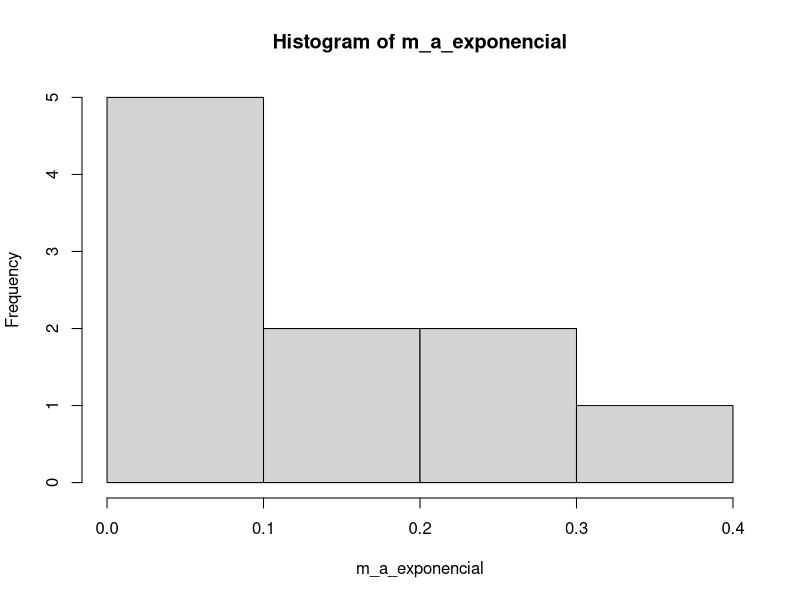
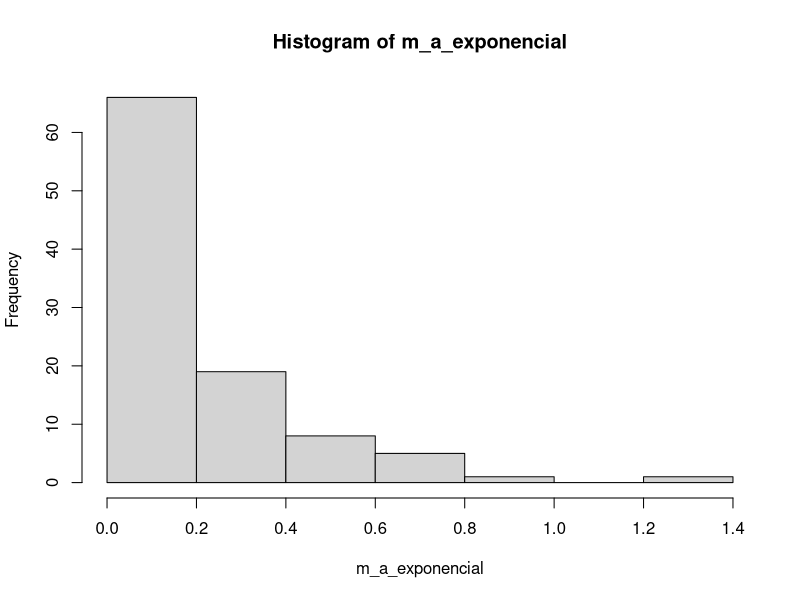
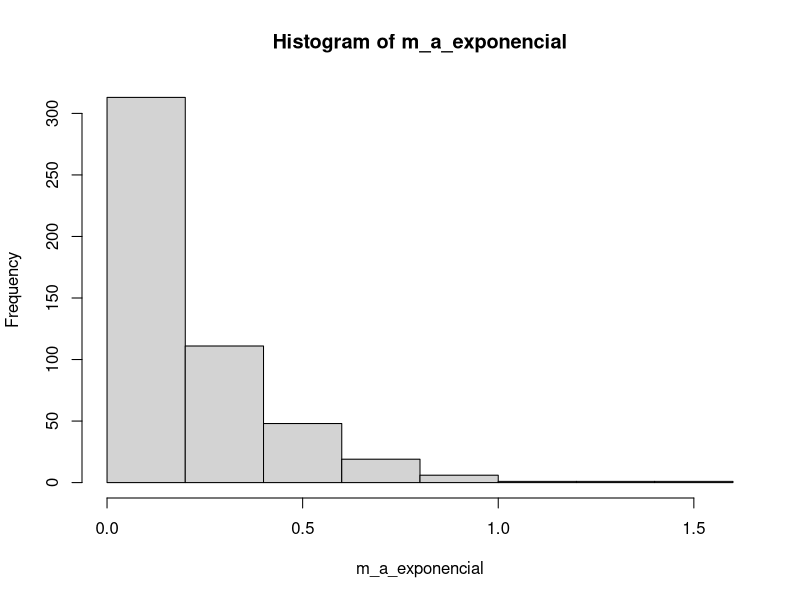

The R source for these figures, in order: (Note: a time limit stopped this script after it produced the figures.)
x <- c(480.5033, 151.2696, 37.1686, 147.8196, 311.9625, 245.7312, 25.8936, 1328.6803, 8.82, 66.0797, 112.1126, 338.2566, 
       393.5251, 113.2318, 45.1083, 315.411, 54.9601, 109.5206, 238.4002, 140.5416, 279.9851, 76.1324, 118.2646, 49.8022,
       199.078, 96.8138, 83.6227, 46.9447, 530.5744, 242.2817, 25.7543, 95.1236, 16.726, 19.1484, 104.8183, 64.7622, 
       134.0152, 4.3256, 84.7861, 17.1871, 63.4184, 29.425, 79.8002, 65.2496, 26.8381, 104.4241, 149.965, 43.1056, 
       215.5325, 52.124, 90.7957, 32.6949, 60.6023, 21.4754, 3.4372, 217.2645, 660.9188, 19.0902, 84.9835, 126.4881, 
       353.9214, 222.0169, 27.6702, 86.4604, 26.4005, 7.2625, 14.516, 73.2424, 28.9211, 168.8319, 92.2618, 523.264, 
       95.9938, 43.0798, 57.7511, 571.3289, 121.6107, 515.5202, 80.1894, 11.436, 425.4268, 385.9359, 127.6781, 234.5885, 
       107.8463, 17.5475, 26.0558, 94.6805, 135.9521, 125.991, 80.2271, 22.8104, 111.8666, 111.2891, 73.0855, 134.0027, 
       46.794, 423.9612, 166.4607, 108.5671, 222.6103, 121.794, 33.0753, 7134.8657, 81.7411, 58.5533, 3.9149, 17.2704, 
       35.1165, 61.6039, 13.8661, 307.1884, 17.8825, 8377.0515, 147.7728, 118.1849, 9.2175, 18.2453, 15.0277, 56.2539, 
       892.2309, 523.3558, 19.8553, 102.0794, 73.4059, 4.7181, 15.0061, 60.233, 241.8691, 71.6336, 30.9722, 53.6521, 
       2.2133, 104.4845, 19.5584, 367.5664, 62.7119, 103.3737, 260.8997, 97.5753, 274.0285, 43.4103, 236.4135, 4.7207, 
       3.1631, 9.4561, 76.7562, 76.488, 105.2658, 82.6994, 29.4104, 61.1291, 299.208, 1892.3682, 91.4994, 30.9419, 
       640.6685, 136.3786, 70.3966, 49.0274, 390.8424, 51.2521, 457.8587, 4.1343, 20.6456, 26.4532, 21402.7052, 254.3282, 
       46.5788, 3.9951, 148.4458, 2.2077, 1672.075, 1736.7367, 85.8679, 41.2211, 18.0107, 243.1443, 3.7223, 325.3378, 
       898.3824, 27.441, 3.7369, 88.9865, 16.028, 655.8023, 241.5167, 81.1802, 432.6059, 295.4934, 320.2815, 164.8333, 
       371.1265, 164.6057, 931.6833, 149.6847, 234.0435, 590.4278, 265.8923, 284.5821, 214.3136, 148.614, 170.4, 97.3867, 
       288.7917, 1186.463, 1008.6349, 0.138, 38.9971, 108.2522, 183.6731, 48.5886, 1300.6471, 219.57, 233.3111, 247.4, 
       18148.5, 560.7, 4807.0588, 641.54, 210.2533, 39.2565, 71.0167, 174.7143, 639, 41.9781, 379.8667, 439.76, 24.1322, 
       43, 0.3114, 7.4138, 189.3, 1177.2727)
#X: densidad de poblacion por km de muchos paises del mundo
#https://www.kaggle.com/datasets/rajkumarpandey02/2023-world-population-by-country?resource=download


set.seed(103016)

# A
estimar_mediana <- function(x) {
  func_empirica <- ecdf(x)
  empirica_minima <- func_empirica(x[1])
  mediana_minima <- x[1]
    
  for (i in 2:length(x)) {
    empirica_actual <- func_empirica(x[i])
    
    if (empirica_actual >= 0.5) {
      if (empirica_minima < 0.5 || empirica_actual < empirica_minima) {
        empirica_minima <- empirica_actual
        mediana_minima <- x[i] #da 4,6, y 8 bastantes veces, ta bien? Parece q si
      }
    }
  }
  return(mediana_minima)
}

intervalo_boot <- function(x, nivel) {
  B = 250
  replicaciones_bootstrap <- c() # VECTOR de medianas (titas sombrero)
  for (i in 1:B) {
    bootstrap_x <- sample(x, replace = TRUE)
    replicaciones_bootstrap[i] <- estimar_mediana(bootstrap_x)
  }
  
  alpha <- (1 - nivel)
  a <- quantile(replicaciones_bootstrap, alpha / 2)
  b <- quantile(replicaciones_bootstrap, 1 - (alpha / 2))

  return(c(a, b))
}


# B
cubrimiento_empirico <- function(n) {
  lambda <- 5
  nivel <- 0.95
  mediana_real <- 0.13863
  # explicar que hacemos https://youtu.be/0s3h1Tfysog?t=80 en el informe con probability distributions
  # Simulación de 1000 muestras aleatorias y cálculo de intervalos de confianza
  num_simulaciones <- 250
  
  # M.A. ~ Exp(5)
  m_a_exponencial <- rexp(n, rate = lambda)
  hist(m_a_exponencial)
  
  longitudes <- numeric(num_simulaciones)  
  cant_cubiertos <- 0
  
  for (i in 1:num_simulaciones) {
    # Simulo
    intervalo_i <- intervalo_boot(m_a_exponencial, nivel)
    a <- intervalo_i[1]
    b <- intervalo_i[2]
    
    # Actualizamos la cantidad de intervalos que cubren la mediana
    # para luego devolver la proporcion

    if (a <= mediana_real && mediana_real <= b) {
      cant_cubiertos <- cant_cubiertos + 1
    }
    
    # Lista de longitudes (despues devolvemos el promedio)
    longitudes[i] <- b - a
  }

  cubrimiento <- cant_cubiertos / num_simulaciones
  
  longitud_promedio <- mean(longitudes)
  
  # Devolvemos la lista con los resultados
  return(list(cubrimiento = cubrimiento, longitud_promedio = longitud_promedio))
}

print('Intervalo de confianza para x con nivel 0.95')
intervalo_boot(x, 0.95)

# C
print('Cubrimiento empirico con n = 10')
c1 <- cubrimiento_empirico(10)
print(c1)

print('Cubrimiento empirico con n = 100')
c2 <- cubrimiento_empirico(100)
print(c2)

print('Cubrimiento empirico con n = 500')
c3 <- cubrimiento_empirico(500)
print(c3)

# el cubrimiento da 1 casi todas las veces que usamos nivel=0.95
# si usamos por ejemplo nivel=0.75, vemos que tenemos un cubrimiento
# bastante malo (asi que no es pq ande mal la funcion)


df2 <- data.frame(
  n = c(10, 100, 500),
  cubrimiento = sapply(list(c1, c2, c3), function(x) x$cubrimiento),
  longitud_promedio = sapply(list(c1, c2, c3), function(x) x$longitud_promedio)
)
print(df2)

#
